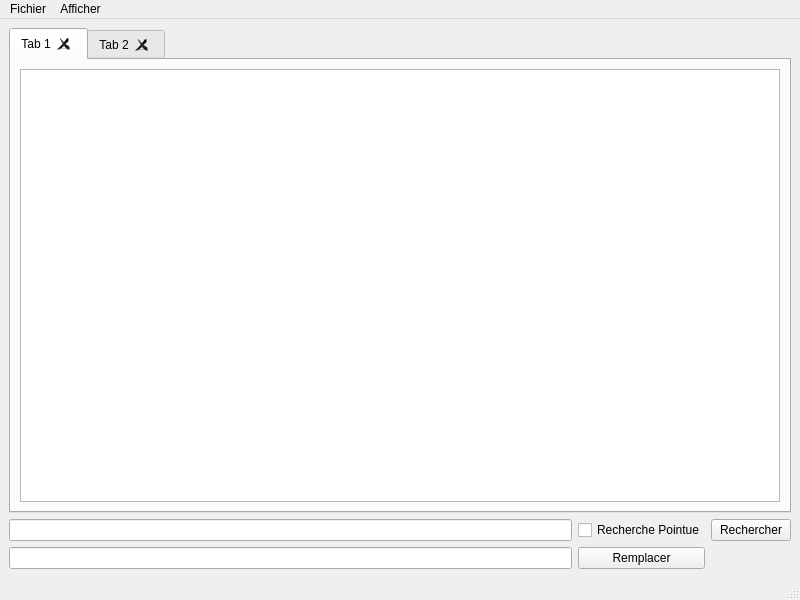
<?xml version="1.0" encoding="UTF-8"?>
<ui version="4.0">
 <class>MainWindow</class>
 <widget class="QMainWindow" name="MainWindow">
  <property name="geometry">
   <rect>
    <x>0</x>
    <y>0</y>
    <width>800</width>
    <height>600</height>
   </rect>
  </property>
  <property name="windowTitle">
   <string>MainWindow</string>
  </property>
  <widget class="QWidget" name="centralwidget">
   <layout class="QVBoxLayout" name="verticalLayout">
    <item>
     <widget class="QTabWidget" name="tabWidget">
      <property name="currentIndex">
       <number>0</number>
      </property>
      <property name="tabsClosable">
       <bool>true</bool>
      </property>
      <widget class="QWidget" name="tab">
       <attribute name="title">
        <string>Tab 1</string>
       </attribute>
       <layout class="QHBoxLayout" name="horizontalLayout">
        <item>
         <widget class="QTextEdit" name="textEdit"/>
        </item>
       </layout>
      </widget>
      <widget class="QWidget" name="tab_2">
       <attribute name="title">
        <string>Tab 2</string>
       </attribute>
      </widget>
     </widget>
    </item>
    <item>
     <layout class="QGridLayout" name="gridLayout">
      <item row="0" column="0">
       <widget class="QLineEdit" name="lineEdit"/>
      </item>
      <item row="0" column="1">
       <widget class="QCheckBox" name="checkBox">
        <property name="text">
         <string>Recherche Pointue</string>
        </property>
       </widget>
      </item>
      <item row="0" column="2">
       <widget class="QPushButton" name="pushButtonRecherche">
        <property name="text">
         <string>Rechercher</string>
        </property>
       </widget>
      </item>
      <item row="1" column="0">
       <widget class="QLineEdit" name="lineEdit_2"/>
      </item>
      <item row="1" column="1">
       <widget class="QPushButton" name="pushButtonRemplaceTout">
        <property name="text">
         <string>Remplacer</string>
        </property>
       </widget>
      </item>
     </layout>
    </item>
   </layout>
  </widget>
  <widget class="QMenuBar" name="menubar">
   <property name="geometry">
    <rect>
     <x>0</x>
     <y>0</y>
     <width>800</width>
     <height>20</height>
    </rect>
   </property>
   <widget class="QMenu" name="menuFichier">
    <property name="title">
     <string>Fichier</string>
    </property>
    <addaction name="actionOuvrir"/>
    <addaction name="actionSauvegarder"/>
    <addaction name="actionSauvegarder_tout"/>
   </widget>
   <widget class="QMenu" name="menuAfficher">
    <property name="title">
     <string>Afficher</string>
    </property>
    <addaction name="action10_derniers_fichiers"/>
   </widget>
   <addaction name="menuFichier"/>
   <addaction name="menuAfficher"/>
  </widget>
  <widget class="QStatusBar" name="statusbar"/>
  <action name="actionOuvrir">
   <property name="text">
    <string>Ouvrir</string>
   </property>
  </action>
  <action name="actionSauvegarder">
   <property name="text">
    <string>Sauvegarder</string>
   </property>
  </action>
  <action name="actionSauvegarder_tout">
   <property name="text">
    <string>Sauvegarder tout</string>
   </property>
  </action>
  <action name="action10_derniers_fichiers">
   <property name="text">
    <string>10 derniers fichiers</string>
   </property>
  </action>
 </widget>
 <resources/>
 <connections/>
</ui>
